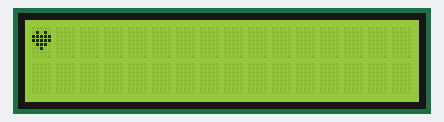
Bench run of a sketch on a simulated Arduino Uno, built with avr-gcc and run on an emulated ATmega328P. On the bench: 16×2 character LCD.

Above: at 0.1 s.
At 1.1 s:
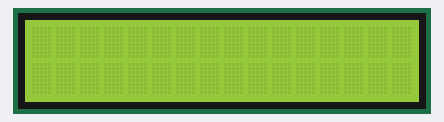

Measured:
- what the display in image 1 shows lasts 1.0 s, from 1.1 s to 2.1 s

The sketch:

sketch_nov01a.ino
```cpp
/*
#include <LiquidCrystal.h>
LiquidCrystal lcd(8, 9, 4, 5, 6, 7);

void setup() {
  lcd.begin(16, 2); //16 kolona, 2 reda
  //lcd.setCursor(0,1); // x od 0 do 15, y od 0 do 1
  //lcd.home(); //postavlja na 0,0
  //lcd.clear();
  //lcd.write(65); - ascii tabelan a 65 poziciji 'a'
  //lcd.print("); - nije ascii
  //lcd.Cursor() - pojavi se kursor
  //lcd.blink(); - blinka cursor
}

void loop() {
  // put your main code here, to run repeatedly:

}
*/
#include  <LiquidCrystal.h>
LiquidCrystal lcd (8 , 9 , 4 , 5 , 6 , 7) ;
byte srce [8] = {
B00000 , // oznacava paljenje i gasenje piksela
B01010 ,
B11111 ,
B11111 ,
B01110 ,
B00100 ,
B00000 ,
};
void setup () {
lcd.begin (16 , 2) ;
lcd.createChar (0 , srce ) ; //definisanje simbola srca - adresa mu je 0
}
void loop () {
lcd.setCursor (0 , 0) ;
lcd.write ( byte (0) ) ; //jer je srce na adersi 0
delay (1000) ;
lcd.setCursor (0 , 0) ;
lcd.write(' ');
delay(1000);
}
```
